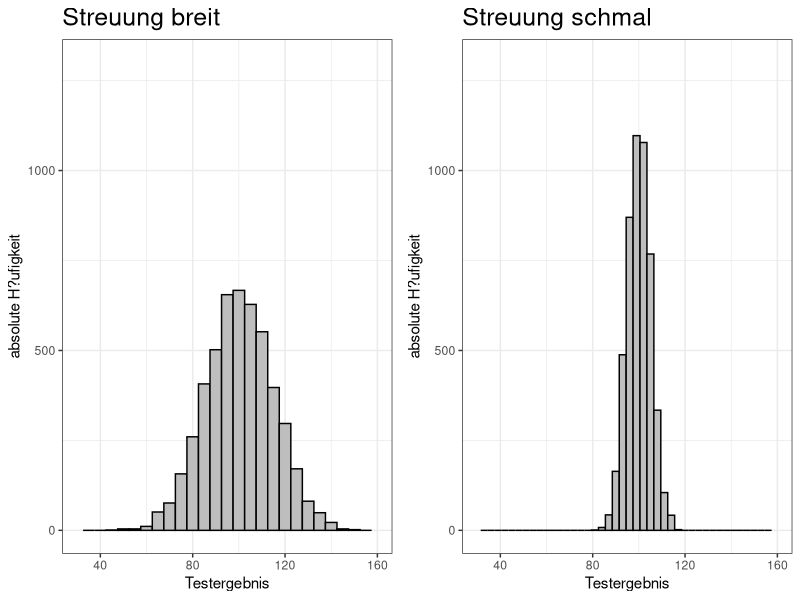
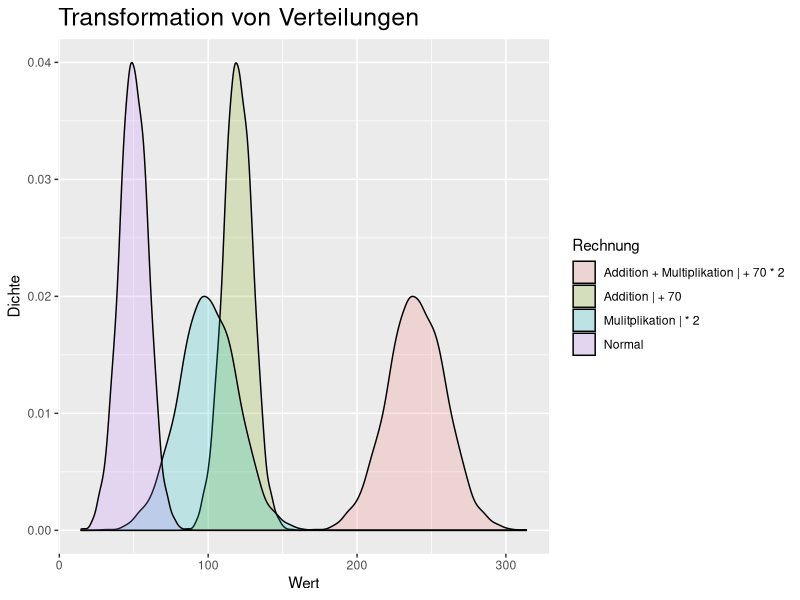

Here is the R script that generated these plots, in order:
##################################################################
#
# 03_Univariate deskriptive Statistik 2
# Kapitel 6.3
#
# Albert-Ludwigs-Universität Freiburg
# Institut für Erziehungswissenschaft
# SS 2014
# Studienfach: Bildungswissenschaft und Bildungsmanagement (B.A.)
# Seminar: Statistik I
# 05.05.2014
#
###################################################################

# Packete laden
library(ggplot2)
library(gridExtra)

# ************************* 6.3 Statistiken f?r die Streuung von Variablen ********************

# Dataframe aus beiden Verteilungen erstellen
verteilungen <- data.frame(breit = rnorm(5000, mean = 100, sd = 15), schmal = rnorm(5000, mean = 100, sd = 5))

histBreit <- ggplot(verteilungen, aes(breit)) + geom_histogram(binwidth = 5, colour = "black", fill = "grey") + theme_bw() + labs(title = "Streuung breit", x = "Testergebnis", y = "absolute H?ufigkeit") + scale_y_continuous(limits=c(0, 1300)) + scale_x_continuous(limits=c(30, 160)) + theme(plot.title = element_text(size = 18)) # Histogram einer breiten Verteilung mit 5000 Datenpunkten

histSchmal <- ggplot(verteilungen, aes(schmal)) + geom_histogram(binwidth = 3, colour = "black", fill = "grey") + theme_bw() + labs(title = "Streuung schmal", x = "Testergebnis", y = "absolute H?ufigkeit") + scale_y_continuous(limits=c(0, 1300)) + scale_x_continuous(limits=c(30, 160)) + theme(plot.title = element_text(size = 18))  # Histogram einer schmalen Verteilung mit 5000 Datenpunkten

grid.arrange(histBreit, histSchmal, ncol = 2) # Arrangiere beide Histogramme in eine Grafik

# 6.3.1 Die Spannweite einer Variablen
range(verteilungen$breit) 
max(verteilungen$breit)
min(verteilungen$schmal)
max(verteilungen$breit) - min(verteilungen$schmal) # = Range

# 6.3.2 Interquartilabstand
IQR(verteilungen$breit) # Gibt den Interquartilabstand einer Variablen zur?ck
quan75 <- quantile(verteilungen$breit, c(.75)) # 75. Quantile
quan25 <- quantile(verteilungen$breit, c(.25)) # 25. Quantile
quan75 - quan25 # Ergibt dasselbe wie IQR

# 6.3.3 Abweichungsquadrate, Varianz und Standardabweichung

# Sum of Squares (SS)
sumOfSquares <- sum((verteilungen$breit - mean(verteilungen$breit))^2) # Berechnet die SS (Sum of Squares)

# Verschiebungssatz
verschiebungsSatz <- abs(sum(verteilungen$breit^2)) - (nrow(verteilungen) * mean(verteilungen$breit)^2) # Entspricht sumOfSquares
verschiebungsSatz

# Varianz
varFromSS <- sumOfSquares / (nrow(verteilungen) - 1) # Aus SS wird die Varianz berechnet: SS / (n - 1)
# (n - 1) = Bessel's correction; hier wird auf die Population geschlossen, da die Varianz aus der Stichprobe aller Vorraussicht kleiner ist, als in der Population. Dies liegt daran, dass es unwahrscheinlicher ist, die extremen Werte einer Population in einer Stichprobe zu erfassen. Durch die Division mit (n - 1) statt (n) wird die Varianz gr??er und n?hert sich daher eher der Population an.
# https://en.wikipedia.org/wiki/Bessel's_correction
varFromSS
var(verteilungen$breit)

# Standardabweichung
sqrt(varFromSS) # Die Wurzel aus der Varianz
sd(verteilungen$breit) # sd ist die Funktion, um die Standardabweichung sofort auszurechnen

# Die Zerlegung von Abweichungsquadraten: Ein Beispiel
matheNoten <- c(8,9,9,10,10,11,11,12)
SSmathe <- sum((matheNoten - mean(matheNoten))^2) # SS ausrechnen
SSmathe
matheNotenDidFaehigkeit <- c(10,11,11,12,10,11,11,12)
SSmatheDidFaehigkeit <- sum((matheNotenDidFaehigkeit - mean(matheNotenDidFaehigkeit))^2) # SS ausrechnen
SSmatheDidFaehigkeit
SSdf <- SSmathe - SSmatheDidFaehigkeit
SSdf
matheNotenLeistung <- c(11,12,11,12,11,12,11,12)
SSmatheLeistung <- sum((matheNotenLeistung - mean(matheNotenLeistung))^2) # SS ausrechnen
SSmatheLeistung
SSdf2 <- SSmatheDidFaehigkeit - SSmatheLeistung
SSdf2
matheNotenNatur <- c(12,12,12,12,12,12,12,12)
SSmatheLeistung <- sum((matheNotenNatur - mean(matheNotenNatur))^2) # SS ausrechnen
SSmatheLeistung


# Eigenschaften der Varianz und Standardabweichung

# Verteilungen
normalVert <- rnorm(5000, mean = 50, sd = 10)
normalVertAddition <- normalVert + 70
normalVertMulitplikation <- normalVert * 2
normalVertAdditionMultiplikation <- normalVertAddition * 2

# Vectoren
values <- c(normalVert, normalVertAddition, normalVertMulitplikation, normalVertAdditionMultiplikation)
cond <- c(rep("Normal", 5000), rep("Addition | + 70", 5000), rep("Mulitplikation | * 2", 5000), rep("Addition + Multiplikation | + 70 * 2", 5000))

# Dataframe erzeugen
dfBerechnung <- data.frame(Rechnung = cond, Wert = values)

# Histogram erzeugen
histBerechnungen <- ggplot(dfBerechnung, aes(Wert, fill = Rechnung)) + geom_density(alpha = .2) + labs(title = "Transformation von Verteilungen", x = "Wert", y = "Dichte") + theme(plot.title = element_text(size = 18))
histBerechnungen